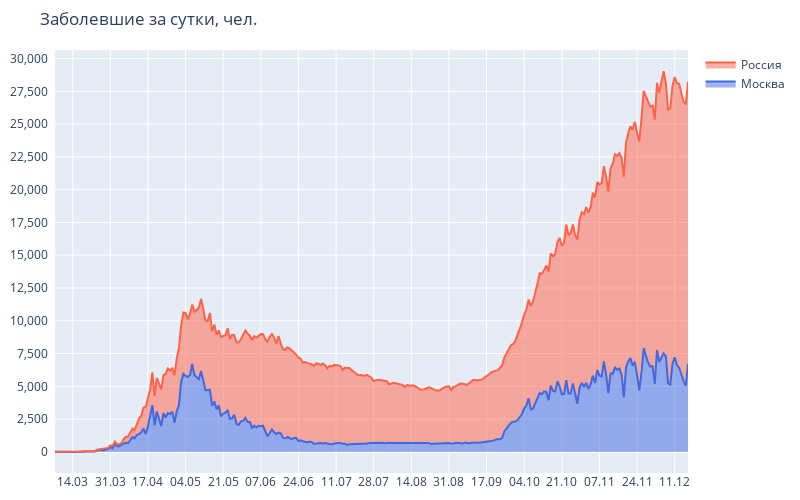

Notebook code for this chart:
### Code cell
fig = go.Figure()
fig.update_layout(title_text="Заболевшие за сутки, чел.")
plot_figure(fig, moscow_df["Date"], moscow_df["Day-Confirmed"], "Москва", "RoyalBlue", fill="tozeroy")
plot_figure(fig, country_df["Date"], country_df["Day-Confirmed"], "Россия", "tomato", fill="tonexty")
fig.write_image("plots/1day_confirmed_russia_moscow.png")
fig.show()

### Figure 1 — Plotly figure (JSON) as saved in the notebook; plotly's stock layout.template omitted (floating-point values rounded to 4 significant figures; data arrays with more than 128 entries replaced by an {"elided": "..."} marker saying what was removed)
{"data": [{"fill": "tozeroy", "line": {"color": "RoyalBlue"}, "name": "Москва", "type": "scatter", "x": {"elided": "282 str values"}, "y": {"elided": "282 int values"}}, {"fill": "tonexty", "line": {"color": "tomato"}, "name": "Россия", "type": "scatter", "x": {"elided": "282 str values"}, "y": {"elided": "282 int values"}}], "layout": {"autosize": false, "height": 500, "margin": {"b": 10, "l": 10, "r": 10, "t": 50}, "title": {"text": "Заболевшие за сутки, чел."}, "width": 800, "xaxis": {"dtick": 1468800000, "tickformat": "%d.%m"}, "yaxis": {"dtick": 2500, "tickformat": ",", "ticksuffix": "  "}}}
